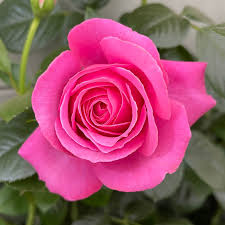
#> input picture practice/interpolation/rose.jpg, 225 x 225 px
$ python interpolation1.py
#> lines starting #> are read from the running program, lines starting #| are printed output that depends on the picture; after the words box and inside, x2 and y2 are one past the last pixel; in counts of white or black regions, pixels touching at a corner belong together
import cv2 as cv

img=cv.imread('rose.jpg')
#> img is the input picture: shape (225, 225, 3); mean B, G, R 105.2, 81.8, 157.4
patch=img[100:200,100:200,:]
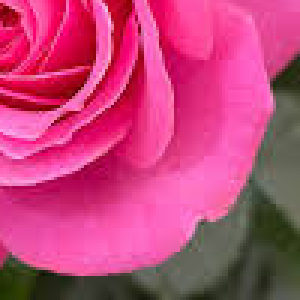
#> patch: shape (100, 100, 3) (shown 3 times larger); mean B, G, R 120.8, 67, 193.2

img=cv.rectangle(img,(100,100),(200,200),(255,0,0),3)
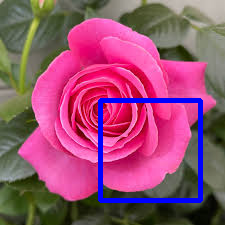
#> img: shape (225, 225, 3); 3.93% of pixels changed, all inside (x1, y1, x2, y2) = (98, 98, 203, 203)
patch1=cv.resize(patch,dsize=(0,0),fx=5,fy=5,interpolation=cv.INTER_NEAREST)
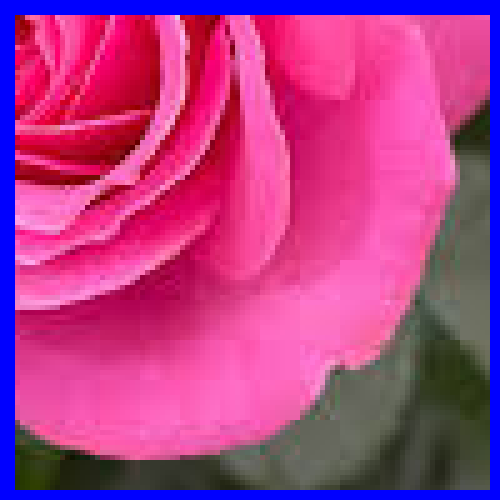
#> patch1: shape (500, 500, 3); mean B, G, R 136.1, 60.8, 177.4
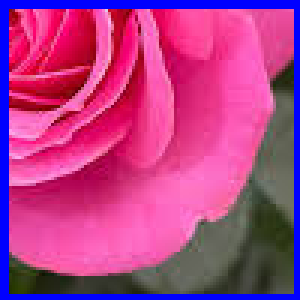
#> patch: shape (100, 100, 3) (shown 3 times larger); 9.75% of pixels changed, all inside (x1, y1, x2, y2) = (0, 0, 100, 100)
patch2=cv.resize(patch,dsize=(0,0),fx=5,fy=5,interpolation=cv.INTER_LINEAR)
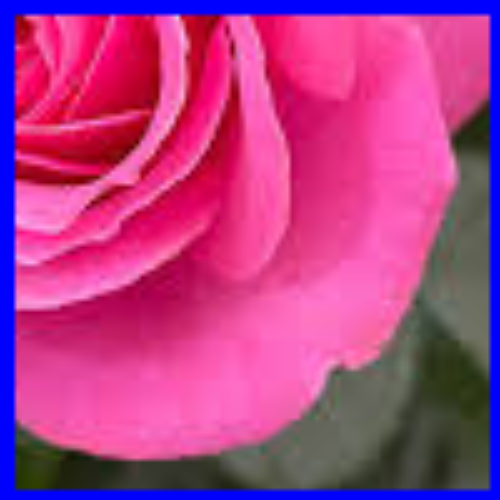
#> patch2: shape (500, 500, 3); mean B, G, R 136, 60.7, 177.3
patch3=cv.resize(patch,dsize=(0,0),fx=5,fy=5,interpolation=cv.INTER_CUBIC)

cv.imshow('Original',img)
cv.imshow('Resize nearest',patch1)
cv.imshow('Resize bilinear',patch2)
cv.imshow('Resize bicubic',patch3)

cv.waitKey()
cv.destroyAllWindows()

$ run again, with practice/interpolation/Resize bicubic.png saved as practice/interpolation/rose.jpg
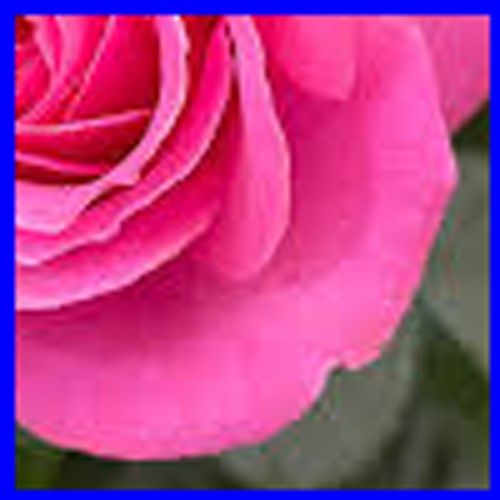
#> input picture practice/interpolation/Resize bicubic.png, 500 x 500 px
#> img is the input picture: shape (500, 500, 3); mean B, G, R 135.7, 61.1, 177.5
#> `img=cv.rectangle(img,(100,100),(200,200),(255,0,0),3)`:
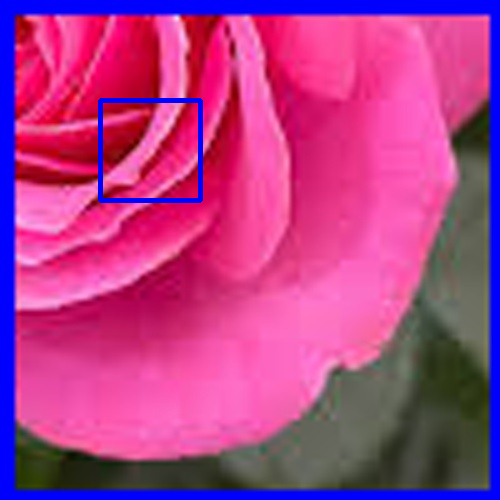
#> img: shape (500, 500, 3); 0.8% of pixels changed, all inside (x1, y1, x2, y2) = (98, 98, 203, 203)
#> `patch1=cv.resize(patch,dsize=(0,0),fx=5,fy=5,interpolation=cv.INTER_NE..`:
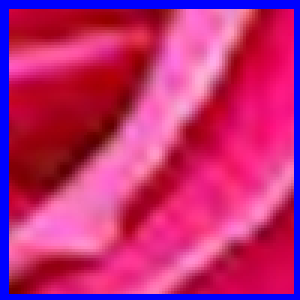
#> patch: shape (100, 100, 3) (shown 3 times larger); mean B, G, R 117.8, 42, 188.7
